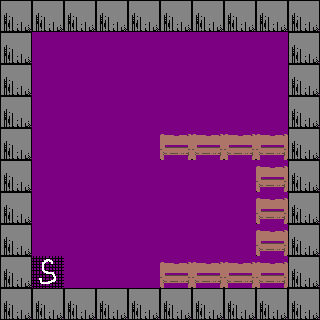

Rendered tile map (Tiled .tmx) drawn with the repository's tilesets; below, a short description and the map source with its tile grids summarised:
An orthogonal 10x10 tile map with 32x32 px tiles, 2 tile layers (ground, chara).

<map version="1.0" orientation="orthogonal" width="10" height="10" tilewidth="32" tileheight="32" backgroundcolor="#7c0082">
 <tileset firstgid="1" name="map" tilewidth="32" tileheight="32">
  <image source="map.png" trans="ff00ff" width="256" height="256" />
  <terraintypes>
   <terrain name="�������Ϸ�" tile="-1" />
  </terraintypes>
 </tileset>
 <layer name="ground" width="10" height="10">
  <data>[100 cells, 47 non-empty, 2 distinct tile ids]</data>
 </layer>
 <layer name="chara" width="10" height="10">
  <data>[100 cells, 1 non-empty, 1 distinct tile ids]</data>
 </layer>
</map>
